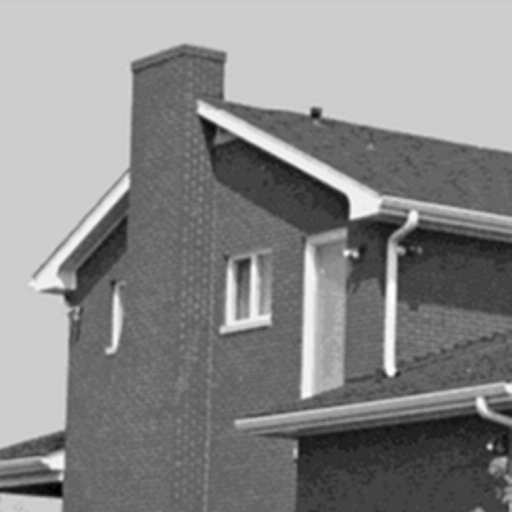
%> input picture lab2/house.tif, 512 x 512 px
$ octave --eval "lab2;"   (GNU Octave 9; MATLAB toolbox functions it lacks are replaced by stand-ins)
%> lines starting %> are read from the running program, lines starting %| are printed output that depends on the picture
### lab2/denoise.m
function [SNR_0, SNR_G, SNR_S] = denoise( I, s )
    % РспуиЮкз ипсэвпх.
    I = im2double( I );
    J = imnoise( I, 'gaussian', 0, (s^2) );

    % ДзмйпхсгЯб енпэт 2-D цЯлфспх Gaussian ме у=2.
    hg = fspecial( 'gaussian', 11, 2 );

    % ДзмйпхсгЯб вбихресбфпэ цЯлфспх.
    [f1,f2] = freqspace( 11, 'meshgrid' );
    Hd = zeros( 11 );
    Hd( sqrt( f1.^2 + f2.^2 ) < 0.5 ) = 1;
    hl = fsamp2( Hd );

    % ЕцбсмпгЮ цЯлфсщн.
    Jg = freqfilt( J, hg );
    Jl = freqfilt( J, hl );

    % Хрплпгйумьт snr.
    SNR_0 = snr( I, J );
    SNR_G = snr( I, Jg );
    SNR_S = snr( I, Jl );
end

### lab2/freqfilt.m
function J = freqfilt( I, h )
    % З ухнЬсфзуз цйлфсЬсей фзн ейкьнб I ме фп цЯлфсп h.
    I = im2double( I );
    [M, N] = size( I );
    F = fft2( I, M+10, N+10 );
    H = fft2( h, M+10, N+10 );
    JF = abs( ifft2( F.*H ) );
    JF = JF( 6:end-5, 6:end-5 );
    J = JF;
end

### lab2/snr.m
function snr = snr(S, SN)

% signal to noise ratio
N = SN-S;
S = S - mean(mean(S));
N = N - mean(mean(N));
snr = 10 * log10(sum(sum(sum(S.^2))) / sum(sum(sum(N.^2))));

### lab2/lab2.m
function [] = lab2()
    % Цьсфщуз ейкьнбт.
    I = imread( 'house.tif' );
%> I is the input picture: size 512x512 uint8; min 0, max 254, mean 136.5

    y_0 = [];
    y_G = [];
    y_S = [];

    % Apply noise and filters
    for s = 0.01:0.02:2
        [SNR_0, SNR_G, SNR_S] = denoise( I, s );
        y_0 = [ y_0 SNR_0 ];
        y_G = [ y_G SNR_G ];
        y_S = [ y_S SNR_S ];
    end
%> this loop made 100 passes
%> (SNR_0, SNR_G, SNR_S) on passes 12 to 23: (0.765, 12.79, 8.01), (0.174, 12.2, 7.38), (-0.365, 11.7, 6.84), (-0.813, 11.23, 6.28), (-1.24, 10.75, 5.82), (-1.64, 10.22, 5.42), (-1.96, 9.85, 5.07), (-2.28, 9.36, 4.7), (-2.58, 8.96, 4.33), (-2.82, 8.6, 4.03), (-3.08, 8.14, 3.69), (-3.28, 7.81, 3.51)
%> (SNR_0, SNR_G, SNR_S, y_0, y_G, y_S) on passes 1 to 5: (27.13, 16.17, 21.76, 27.13, 16.17, 21.76), (17.56, 16.11, 20.3, [27.13 17.56], [16.17 16.11], [21.76 20.3]), (13.13, 16.01, 18.31, [27.13 17.56 13.13], [16.17 16.11 16.01], [21.76 20.3 18.31]), (10.25, 15.81, 16.43, [27.13 17.56 13.13 10.25], [16.17 16.11 16.01 15.81], [21.76 20.3 18.31 16.43]), (8.13, 15.57, 14.8, [27.13 17.56 13.13 10.25 8.13], [16.17 16.11 16.01 15.81 15.57], [21.76 20.3 18.31 16.43 14.8])
%> pass 1, in freqfilt, `JF = abs( ifft2( F.*H ) );`:
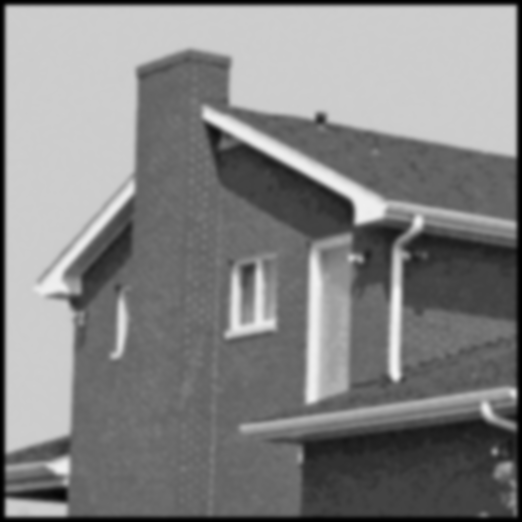
%> JF: size 522x522 double; min 4.95e-05, max 0.957, mean 0.515
%> pass 1, in freqfilt, `JF = JF( 6:end-5, 6:end-5 );`:
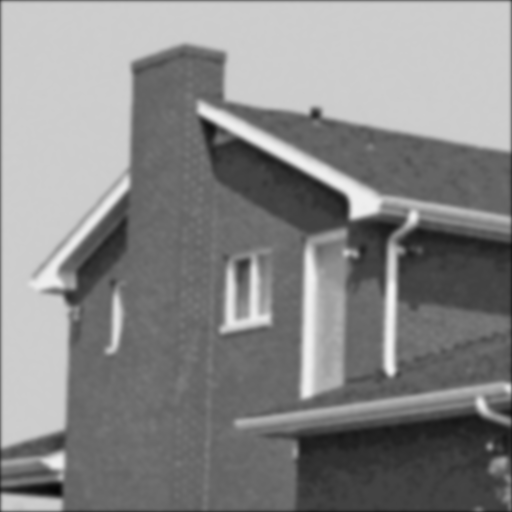
%> JF: size 512x512 double; min 0.02, max 0.957, mean 0.532
%> `lab2;`:
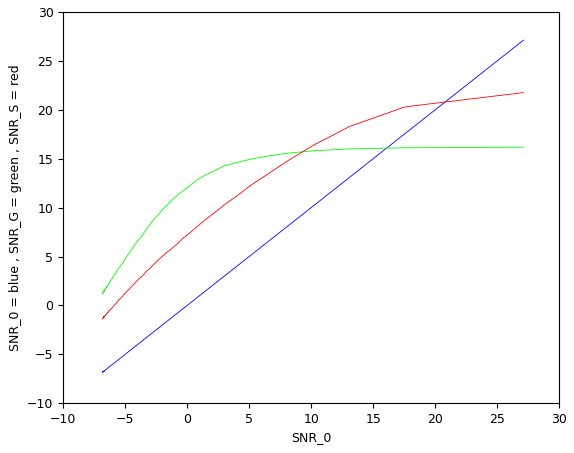
%> figure redrawn from the program's plot data

    x = y_0;

    % ЕмцЬнйуз брпфелеумЬфщн.
    plot( x, y_0, 'blue' );
    xlabel('SNR_0');
    ylabel('SNR_0 = blue , SNR_G = green , SNR_S = red');
    hold all
    plot( x, y_G, 'green' );
    hold all
    plot( x, y_S, 'red' );
end
